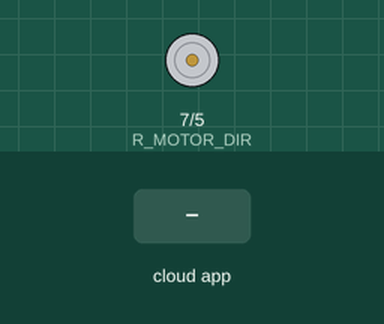
Recording of a sketch running on a simulated Arduino Uno, built with avr-gcc and run on an emulated ATmega328P. Parts: direction and speed pins drawn as motors (green arrow = direction pin HIGH = forward, orange = LOW = backward, longer = more drive). Inputs (shaded band) come from the test bench. The ROS host is connected and sends only what is stated.

Above: at 1.2 s.
1.3 s: the phone or cloud app sets motor_right to 0
2.8 s: the phone or cloud app sets motor_right to 45
At 3.2 s:
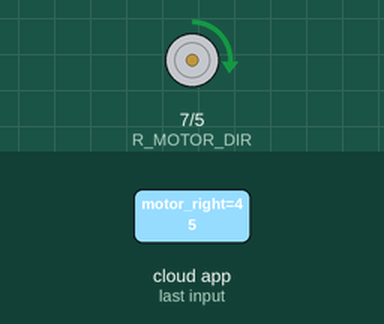
4.3 s: the phone or cloud app sets motor_right to 90
At 5.5 s:
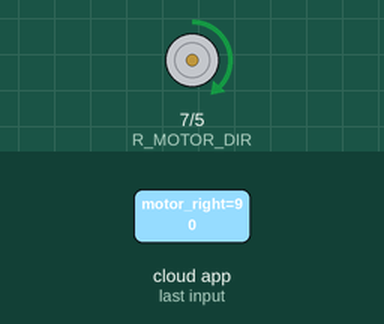
5.8 s: the phone or cloud app sets motor_right to 180
At 6.7 s:
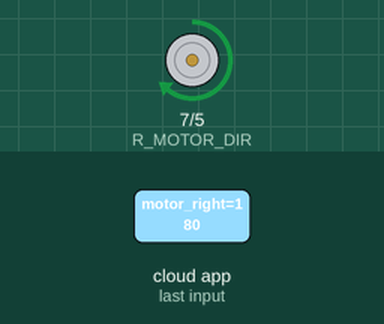
Timing chart, 0 to 8.3 s (numbered marks = the images above; inputs shaded):
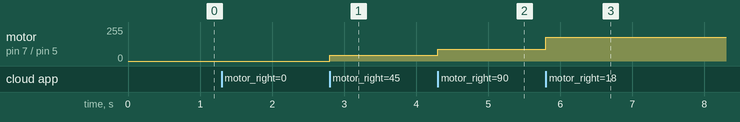

The sketch:

base_controller.ino
```cpp
#if defined(ARDUINO) && ARDUINO >= 100
  #include "Arduino.h"
#else
  #include <WProgram.h>
#endif

#define A_INPUT 3
#define B_INPUT
#define L_MOTOR_PWM 6
#define R_MOTOR_PWM 5 // random number change later
#define L_MOTOR_DIR 8
#define R_MOTOR_DIR 7 // random number change later

#include <math.h>
#include <ros.h>
#include <std_msgs/Int32.h>

ros::NodeHandle nh;

void set_left_motor(float speed)
{
  if(speed < 0)
  {
    digitalWrite(L_MOTOR_DIR, LOW);
    analogWrite(L_MOTOR_PWM, abs(speed));
  }else
  {
    digitalWrite(L_MOTOR_DIR, HIGH);
    analogWrite(L_MOTOR_PWM, speed);
  }
}

void set_right_motor(int speed)
{
   if(speed < 0)
  {
    digitalWrite(R_MOTOR_DIR, LOW);
    analogWrite(R_MOTOR_PWM, abs(speed));
  }else
  {
    digitalWrite(R_MOTOR_DIR, HIGH);
    analogWrite(R_MOTOR_PWM, speed);
  }
}

void left_motor_cb(const std_msgs::Int32& message)
{
  float speed = message.data;
  //set_left_motor(speed);
}

void right_motor_cb(const std_msgs::Int32& message)
{
  float speed = message.data;
  set_right_motor(speed);
}

ros::Subscriber<std_msgs::Int32> left_sub("motor_left", &left_motor_cb);
ros::Subscriber<std_msgs::Int32> right_sub("motor_right", &right_motor_cb);

void setup() {
  // put your setup code here, to run once:
  nh.initNode();
  nh.subscribe(left_sub);
  nh.subscribe(right_sub);

  pinMode(R_MOTOR_PWM, OUTPUT);
  pinMode(R_MOTOR_DIR, OUTPUT);


}

void loop() {
  // put your main code here, to run repeatedly:
  //critical section
  //noInterrupts();
  nh.spinOnce();
  //interrupts();

  delay(1);
}
```

Measured:
- after the input at 2.8 s, motor on pin 7 (R_MOTOR_DIR) / pin 5 (R_MOTOR_PWM): stopped → forward 45/255 at once
- after the input at 4.3 s, motor on pin 7 (R_MOTOR_DIR) / pin 5 (R_MOTOR_PWM): forward 45/255 → forward 90/255 at once
- after the input at 5.8 s, motor on pin 7 (R_MOTOR_DIR) / pin 5 (R_MOTOR_PWM): forward 90/255 → forward 180/255 at once
